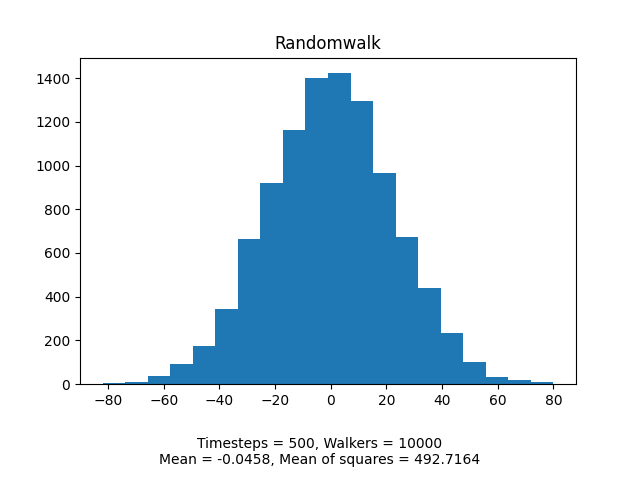

Source code (Python):
import numpy as np
import matplotlib.pyplot as plt

T = 500
nWalkers = 10000

pos = []
for i in range(nWalkers):
    steps = np.random.choice([-1,1], T)
    pos.append(np.sum(steps))

mean = np.mean(pos)
meanOfSquares = np.mean(np.square(pos))

info = f"""
Timesteps = {T}, Walkers = {nWalkers}
Mean = {mean}, Mean of squares = {meanOfSquares}
"""
plt.title("Randomwalk")
plt.subplots_adjust(bottom=0.2)
plt.figtext(0.5, 0.0, info, ha="center")
plt.hist(pos, 20)
plt.show()
